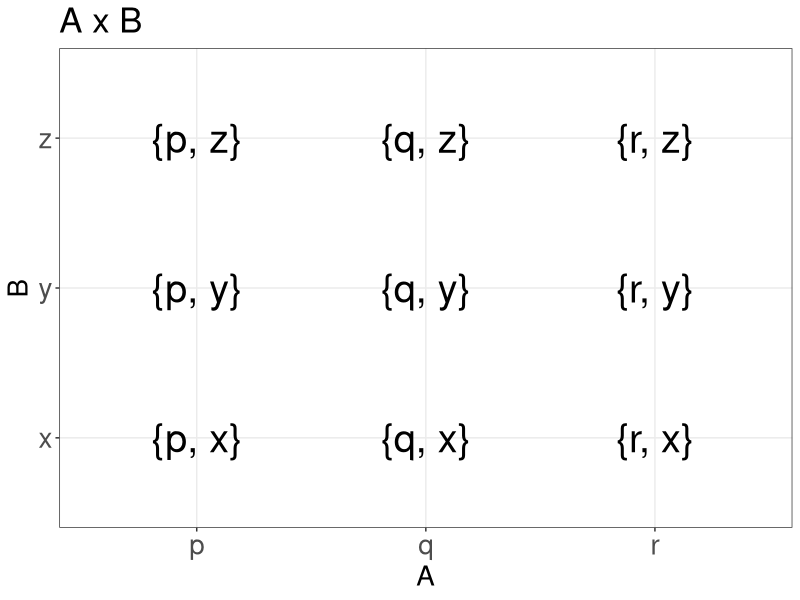
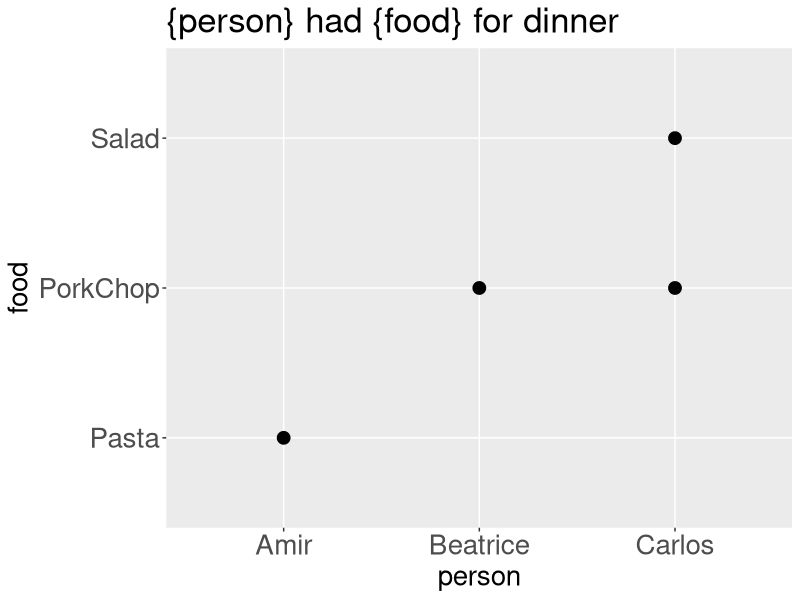
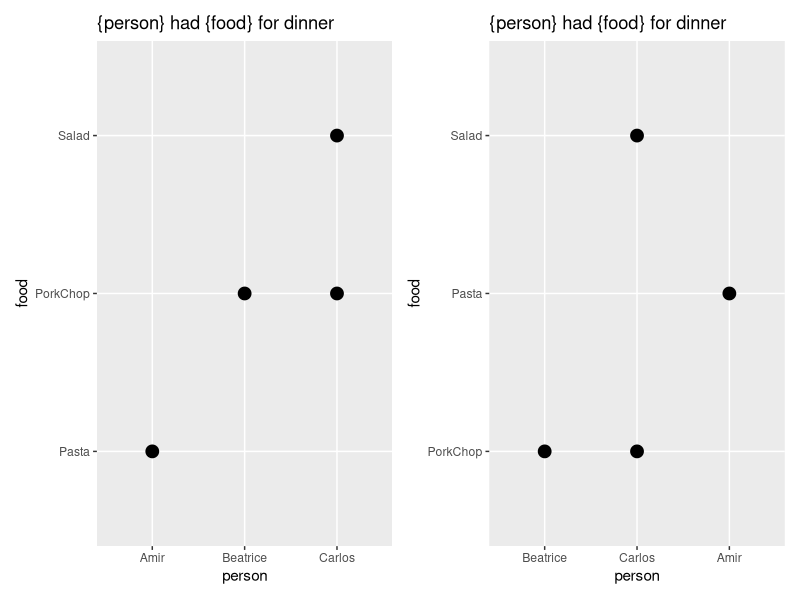
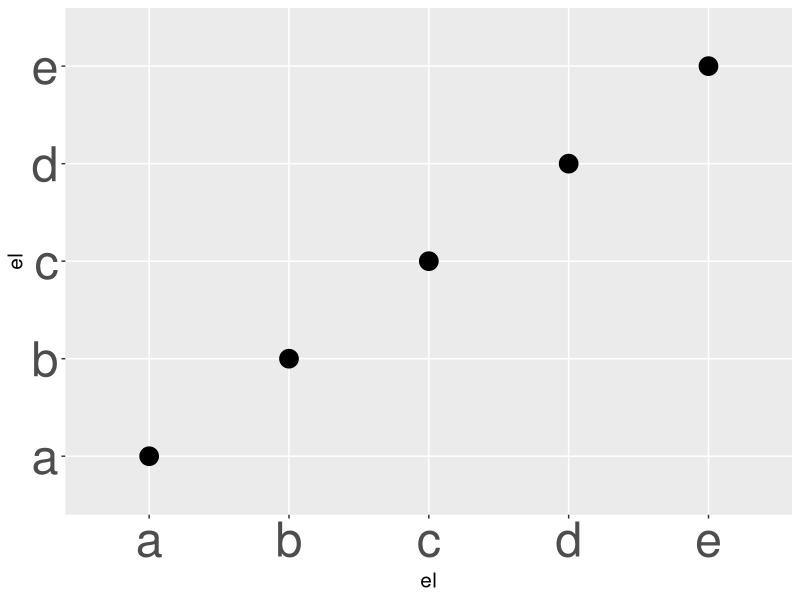

R code for these plots, in order:
## ---- chunk 1
library(dplyr)
library(ggplot2)
A <- c("p", "q", "r")
B <- c("x", "y", "z")
AxB <- tidyr::crossing(A,B)

AxB %>%
  mutate(pair = paste0("{", A, ", ", B, "}")) %>%
  ggplot(aes(x = A, y = B, label = pair)) +
  geom_text(size = 10) +
  theme_bw() +
  ggtitle("A x B") +
  theme(axis.title = element_text(size = 20),
        axis.text = element_text(size = 20),
        plot.title = element_text(size = 25))
## ---- chunk 2
HadForDinner <- tibble(
 person = c("Amir", "Beatrice", "Carlos", "Carlos"),
 food = c("Pasta", "PorkChop", "PorkChop", "Salad")
)
knitr::kable(HadForDinner,format='html')
## ---- chunk 3
library(ggplot2)
ggplot(HadForDinner, aes(x = person, y = food)) +
  geom_point(size = 4) +
  ggtitle("{person} had {food} for dinner") +
    theme(axis.title = element_text(size = 20),
        axis.text = element_text(size = 20),
        plot.title = element_text(size = 25))
## ---- chunk 4
library(patchwork)
dinner_grid <- ggplot(HadForDinner, aes(x = person, y = food)) + geom_point(size = 4) + ggtitle("{person} had {food} for dinner")

reordered_dinner <- HadForDinner %>%
  mutate(person = factor(person, levels = c("Beatrice", "Carlos", "Amir")),
         food = factor(food, levels = c("PorkChop", "Pasta", "Salad"))) %>%
  ggplot(aes(x = person, y = food)) + geom_point(size = 4) + ggtitle("{person} had {food} for dinner")

dinner_grid + reordered_dinner
## ---- chunk 5
A <- tibble(el = c("a", "b", "c", "d", "e"))
ggplot(A, aes(x = el, y = el)) +
  geom_point(size = 6) +
    theme(axis.title = element_text(size = 15),
        axis.text = element_text(size = 35))

